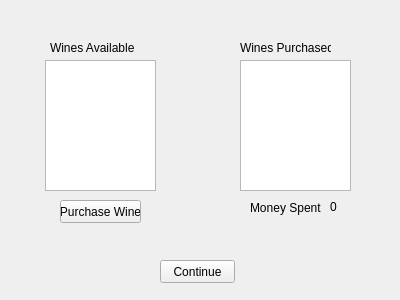
<?xml version="1.0" encoding="UTF-8"?>
<ui version="4.0">
 <class>inTour</class>
 <widget class="QWidget" name="inTour">
  <property name="geometry">
   <rect>
    <x>0</x>
    <y>0</y>
    <width>400</width>
    <height>300</height>
   </rect>
  </property>
  <property name="windowTitle">
   <string>Form</string>
  </property>
  <widget class="QLabel" name="label">
   <property name="geometry">
    <rect>
     <x>140</x>
     <y>10</y>
     <width>151</width>
     <height>16</height>
    </rect>
   </property>
   <property name="text">
    <string>&lt;Current winery name&gt;</string>
   </property>
  </widget>
  <widget class="QListWidget" name="listWidget">
   <property name="geometry">
    <rect>
     <x>45</x>
     <y>60</y>
     <width>111</width>
     <height>131</height>
    </rect>
   </property>
  </widget>
  <widget class="QLabel" name="label_2">
   <property name="geometry">
    <rect>
     <x>50</x>
     <y>40</y>
     <width>91</width>
     <height>16</height>
    </rect>
   </property>
   <property name="text">
    <string>Wines Available</string>
   </property>
  </widget>
  <widget class="QPushButton" name="pushButton">
   <property name="geometry">
    <rect>
     <x>60</x>
     <y>200</y>
     <width>81</width>
     <height>23</height>
    </rect>
   </property>
   <property name="text">
    <string>Purchase Wine</string>
   </property>
  </widget>
  <widget class="QPushButton" name="pushButton_2">
   <property name="geometry">
    <rect>
     <x>160</x>
     <y>260</y>
     <width>75</width>
     <height>23</height>
    </rect>
   </property>
   <property name="text">
    <string>Continue</string>
   </property>
  </widget>
  <widget class="QListWidget" name="listWidget_2">
   <property name="geometry">
    <rect>
     <x>240</x>
     <y>60</y>
     <width>111</width>
     <height>131</height>
    </rect>
   </property>
  </widget>
  <widget class="QLabel" name="label_3">
   <property name="geometry">
    <rect>
     <x>240</x>
     <y>40</y>
     <width>91</width>
     <height>16</height>
    </rect>
   </property>
   <property name="text">
    <string>Wines Purchased</string>
   </property>
  </widget>
  <widget class="QLabel" name="label_4">
   <property name="geometry">
    <rect>
     <x>250</x>
     <y>200</y>
     <width>71</width>
     <height>16</height>
    </rect>
   </property>
   <property name="text">
    <string>Money Spent: </string>
   </property>
  </widget>
  <widget class="QLabel" name="label_5">
   <property name="geometry">
    <rect>
     <x>330</x>
     <y>200</y>
     <width>46</width>
     <height>13</height>
    </rect>
   </property>
   <property name="text">
    <string>0</string>
   </property>
  </widget>
 </widget>
 <resources/>
 <connections/>
</ui>
